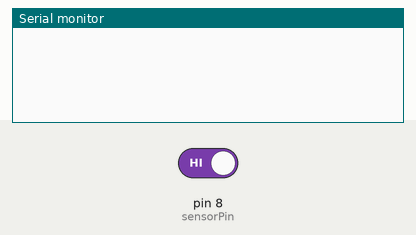
A sketch run on a simulated Arduino Uno, built with avr-gcc and run on an emulated ATmega328P. Parts: the last lines printed to the serial monitor. The test bench sets the inputs (shaded band); at power-on: pin 8 (sensorPin) HIGH.

Above: at 1.2 s.
1.3 s: pin 8 (sensorPin) driven LOW
At 2.1 s:
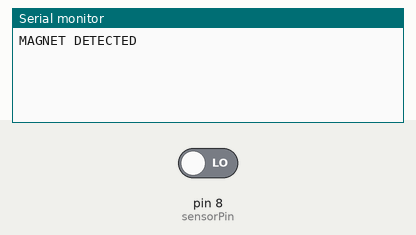
2.8 s: pin 8 (sensorPin) driven HIGH
At 3.2 s:
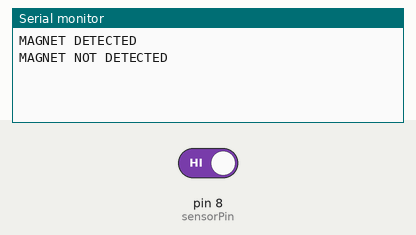

Measured:
- after the input at 1.3 s, the serial monitor: prints a new line at once (image 1)
- after the input at 2.8 s, the serial monitor: prints a new line at once (image 2)

The sketch:

detect-magnetic-field.ino
```cpp
int sensorPin = 8 ;
boolean magnetDetected = false;

void setup ()
{
  Serial.begin(9600);
  pinMode (sensorPin, INPUT) ;
}

void loop ()
{
  int val = digitalRead(sensorPin) ;
  if (!magnetDetected && val == 0) {
    magnetDetected = true;
    Serial.println("MAGNET DETECTED");
  } else if (magnetDetected && val == 1) {
    magnetDetected = false;
    Serial.println("MAGNET NOT DETECTED");
  }
  delay(100);
}
```
